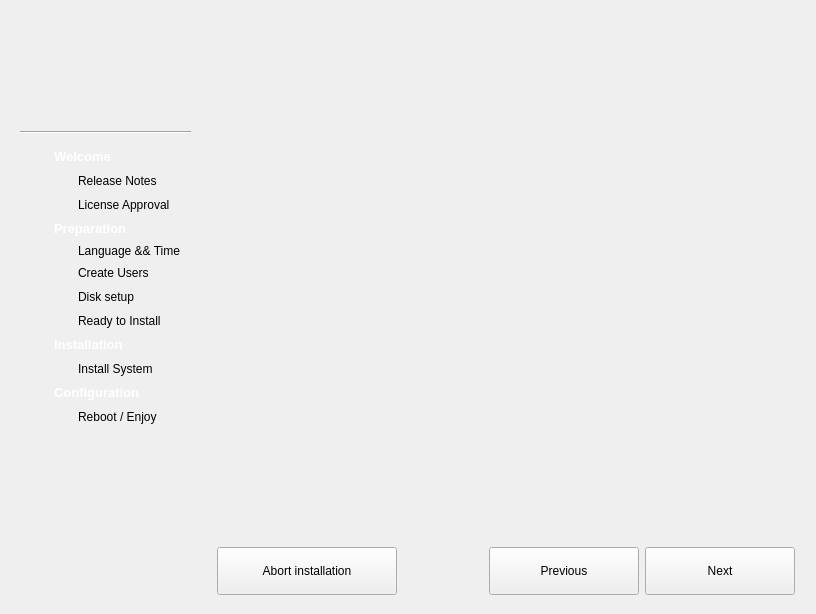
<?xml version="1.0" encoding="UTF-8"?>
<ui version="4.0">
 <class>Base</class>
 <widget class="QWidget" name="Base">
  <property name="geometry">
   <rect>
    <x>0</x>
    <y>0</y>
    <width>812</width>
    <height>612</height>
   </rect>
  </property>
  <property name="maximumSize">
   <size>
    <width>16777215</width>
    <height>16777215</height>
   </size>
  </property>
  <property name="windowTitle">
   <string>Tribe</string>
  </property>
  <property name="styleSheet">
   <string notr="true"/>
  </property>
  <layout class="QGridLayout" name="gridLayout_6">
   <item row="0" column="0">
    <widget class="QFrame" name="leftSidebar">
     <property name="sizePolicy">
      <sizepolicy hsizetype="Maximum" vsizetype="Preferred">
       <horstretch>200</horstretch>
       <verstretch>0</verstretch>
      </sizepolicy>
     </property>
     <property name="minimumSize">
      <size>
       <width>190</width>
       <height>0</height>
      </size>
     </property>
     <property name="styleSheet">
      <string notr="true"/>
     </property>
     <property name="frameShape">
      <enum>QFrame::NoFrame</enum>
     </property>
     <property name="frameShadow">
      <enum>QFrame::Plain</enum>
     </property>
     <property name="lineWidth">
      <number>0</number>
     </property>
     <layout class="QVBoxLayout" name="verticalLayout_2">
      <property name="rightMargin">
       <number>10</number>
      </property>
      <property name="bottomMargin">
       <number>0</number>
      </property>
      <item>
       <layout class="QHBoxLayout" name="horizontalLayout_3">
        <property name="topMargin">
         <number>15</number>
        </property>
        <property name="rightMargin">
         <number>0</number>
        </property>
        <property name="bottomMargin">
         <number>10</number>
        </property>
        <item>
         <spacer name="horizontalSpacer">
          <property name="orientation">
           <enum>Qt::Horizontal</enum>
          </property>
          <property name="sizeHint" stdset="0">
           <size>
            <width>40</width>
            <height>20</height>
           </size>
          </property>
         </spacer>
        </item>
        <item>
         <widget class="QLabel" name="topIcon">
          <property name="minimumSize">
           <size>
            <width>80</width>
            <height>80</height>
           </size>
          </property>
          <property name="maximumSize">
           <size>
            <width>80</width>
            <height>80</height>
           </size>
          </property>
          <property name="text">
           <string/>
          </property>
          <property name="pixmap">
           <pixmap resource="../tribe.qrc">:/Images/images/chakra-logo.png</pixmap>
          </property>
          <property name="scaledContents">
           <bool>true</bool>
          </property>
         </widget>
        </item>
        <item>
         <spacer name="horizontalSpacer_2">
          <property name="orientation">
           <enum>Qt::Horizontal</enum>
          </property>
          <property name="sizeHint" stdset="0">
           <size>
            <width>40</width>
            <height>20</height>
           </size>
          </property>
         </spacer>
        </item>
       </layout>
      </item>
      <item>
       <widget class="Line" name="line">
        <property name="orientation">
         <enum>Qt::Horizontal</enum>
        </property>
       </widget>
      </item>
      <item>
       <layout class="QGridLayout" name="gridLayout_2">
        <property name="leftMargin">
         <number>8</number>
        </property>
        <property name="topMargin">
         <number>8</number>
        </property>
        <property name="bottomMargin">
         <number>4</number>
        </property>
        <item row="0" column="0">
         <layout class="QGridLayout" name="gridLayout">
          <property name="leftMargin">
           <number>2</number>
          </property>
          <item row="0" column="0">
           <widget class="QLabel" name="welcomeIcon">
            <property name="minimumSize">
             <size>
              <width>18</width>
              <height>18</height>
             </size>
            </property>
            <property name="maximumSize">
             <size>
              <width>18</width>
              <height>18</height>
             </size>
            </property>
            <property name="text">
             <string/>
            </property>
           </widget>
          </item>
          <item row="0" column="1" colspan="2">
           <widget class="QLabel" name="label_2">
            <property name="text">
             <string>&lt;!DOCTYPE HTML PUBLIC &quot;-//W3C//DTD HTML 4.0//EN&quot; &quot;http://www.w3.org/TR/REC-html40/strict.dtd&quot;&gt;
&lt;html&gt;&lt;head&gt;&lt;meta name=&quot;qrichtext&quot; content=&quot;1&quot; /&gt;&lt;style type=&quot;text/css&quot;&gt;
p, li { white-space: pre-wrap; }
&lt;/style&gt;&lt;/head&gt;&lt;body style=&quot; font-family:'Sans Serif'; font-size:10pt; font-weight:400; font-style:normal;&quot;&gt;
&lt;p style=&quot; margin-top:0px; margin-bottom:0px; margin-left:0px; margin-right:0px; -qt-block-indent:0; text-indent:0px;&quot;&gt;&lt;span style=&quot; font-weight:600; color:#ffffff;&quot;&gt;Welcome&lt;/span&gt;&lt;/p&gt;&lt;/body&gt;&lt;/html&gt;</string>
            </property>
           </widget>
          </item>
          <item row="1" column="1">
           <widget class="QLabel" name="releaseIcon">
            <property name="minimumSize">
             <size>
              <width>18</width>
              <height>18</height>
             </size>
            </property>
            <property name="maximumSize">
             <size>
              <width>18</width>
              <height>18</height>
             </size>
            </property>
            <property name="text">
             <string/>
            </property>
           </widget>
          </item>
          <item row="1" column="2">
           <widget class="QLabel" name="label_3">
            <property name="text">
             <string>Release Notes</string>
            </property>
           </widget>
          </item>
          <item row="2" column="1">
           <widget class="QLabel" name="licenseIcon">
            <property name="minimumSize">
             <size>
              <width>18</width>
              <height>18</height>
             </size>
            </property>
            <property name="maximumSize">
             <size>
              <width>18</width>
              <height>18</height>
             </size>
            </property>
            <property name="text">
             <string/>
            </property>
           </widget>
          </item>
          <item row="2" column="2">
           <widget class="QLabel" name="licenseLabel">
            <property name="text">
             <string>License Approval</string>
            </property>
           </widget>
          </item>
         </layout>
        </item>
        <item row="1" column="0">
         <layout class="QGridLayout" name="gridLayout_8">
          <property name="leftMargin">
           <number>2</number>
          </property>
          <item row="0" column="0">
           <widget class="QLabel" name="preparationIcon">
            <property name="minimumSize">
             <size>
              <width>18</width>
              <height>18</height>
             </size>
            </property>
            <property name="maximumSize">
             <size>
              <width>18</width>
              <height>18</height>
             </size>
            </property>
            <property name="text">
             <string/>
            </property>
           </widget>
          </item>
          <item row="6" column="2">
           <widget class="QLabel" name="label_21">
            <property name="text">
             <string>Ready to Install</string>
            </property>
           </widget>
          </item>
          <item row="6" column="1">
           <widget class="QLabel" name="readyInstallIcon">
            <property name="minimumSize">
             <size>
              <width>18</width>
              <height>18</height>
             </size>
            </property>
            <property name="maximumSize">
             <size>
              <width>18</width>
              <height>18</height>
             </size>
            </property>
            <property name="text">
             <string/>
            </property>
           </widget>
          </item>
          <item row="3" column="2">
           <widget class="QLabel" name="label_24">
            <property name="text">
             <string>Language &amp;&amp; Time</string>
            </property>
           </widget>
          </item>
          <item row="3" column="1">
           <widget class="QLabel" name="localeIcon">
            <property name="text">
             <string/>
            </property>
           </widget>
          </item>
          <item row="5" column="2">
           <widget class="QLabel" name="label_25">
            <property name="text">
             <string>Disk setup</string>
            </property>
           </widget>
          </item>
          <item row="5" column="1">
           <widget class="QLabel" name="partitioningIcon">
            <property name="minimumSize">
             <size>
              <width>18</width>
              <height>18</height>
             </size>
            </property>
            <property name="maximumSize">
             <size>
              <width>18</width>
              <height>18</height>
             </size>
            </property>
            <property name="text">
             <string/>
            </property>
           </widget>
          </item>
          <item row="0" column="1" colspan="2">
           <widget class="QLabel" name="label_26">
            <property name="text">
             <string>&lt;!DOCTYPE HTML PUBLIC &quot;-//W3C//DTD HTML 4.0//EN&quot; &quot;http://www.w3.org/TR/REC-html40/strict.dtd&quot;&gt;
&lt;html&gt;&lt;head&gt;&lt;meta name=&quot;qrichtext&quot; content=&quot;1&quot; /&gt;&lt;style type=&quot;text/css&quot;&gt;
p, li { white-space: pre-wrap; }
&lt;/style&gt;&lt;/head&gt;&lt;body style=&quot; font-family:'Sans Serif'; font-size:10pt; font-weight:400; font-style:normal;&quot;&gt;
&lt;p style=&quot; margin-top:0px; margin-bottom:0px; margin-left:0px; margin-right:0px; -qt-block-indent:0; text-indent:0px;&quot;&gt;&lt;span style=&quot; font-weight:600; color:#ffffff;&quot;&gt;Preparation&lt;/span&gt;&lt;/p&gt;&lt;/body&gt;&lt;/html&gt;</string>
            </property>
           </widget>
          </item>
          <item row="4" column="2">
           <widget class="QLabel" name="label_15">
            <property name="text">
             <string>Create Users</string>
            </property>
           </widget>
          </item>
          <item row="4" column="1">
           <widget class="QLabel" name="createuserIcon">
            <property name="minimumSize">
             <size>
              <width>18</width>
              <height>18</height>
             </size>
            </property>
            <property name="maximumSize">
             <size>
              <width>18</width>
              <height>18</height>
             </size>
            </property>
            <property name="text">
             <string/>
            </property>
           </widget>
          </item>
         </layout>
        </item>
        <item row="2" column="0">
         <layout class="QGridLayout" name="gridLayout_4">
          <property name="leftMargin">
           <number>2</number>
          </property>
          <item row="0" column="0">
           <widget class="QLabel" name="installationIcon">
            <property name="minimumSize">
             <size>
              <width>18</width>
              <height>18</height>
             </size>
            </property>
            <property name="maximumSize">
             <size>
              <width>18</width>
              <height>18</height>
             </size>
            </property>
            <property name="text">
             <string/>
            </property>
           </widget>
          </item>
          <item row="0" column="1" colspan="2">
           <widget class="QLabel" name="label_11">
            <property name="text">
             <string>&lt;!DOCTYPE HTML PUBLIC &quot;-//W3C//DTD HTML 4.0//EN&quot; &quot;http://www.w3.org/TR/REC-html40/strict.dtd&quot;&gt;
&lt;html&gt;&lt;head&gt;&lt;meta name=&quot;qrichtext&quot; content=&quot;1&quot; /&gt;&lt;style type=&quot;text/css&quot;&gt;
p, li { white-space: pre-wrap; }
&lt;/style&gt;&lt;/head&gt;&lt;body style=&quot; font-family:'Sans Serif'; font-size:10pt; font-weight:400; font-style:normal;&quot;&gt;
&lt;p style=&quot; margin-top:0px; margin-bottom:0px; margin-left:0px; margin-right:0px; -qt-block-indent:0; text-indent:0px;&quot;&gt;&lt;span style=&quot; font-weight:600; color:#ffffff;&quot;&gt;Installation&lt;/span&gt;&lt;/p&gt;&lt;/body&gt;&lt;/html&gt;</string>
            </property>
           </widget>
          </item>
          <item row="1" column="1">
           <widget class="QLabel" name="installSystemIcon">
            <property name="minimumSize">
             <size>
              <width>18</width>
              <height>18</height>
             </size>
            </property>
            <property name="maximumSize">
             <size>
              <width>18</width>
              <height>18</height>
             </size>
            </property>
            <property name="text">
             <string/>
            </property>
           </widget>
          </item>
          <item row="1" column="2">
           <widget class="QLabel" name="label_13">
            <property name="text">
             <string>Install System</string>
            </property>
           </widget>
          </item>
         </layout>
        </item>
        <item row="3" column="0">
         <layout class="QGridLayout" name="gridLayout_5">
          <property name="leftMargin">
           <number>2</number>
          </property>
          <item row="0" column="0">
           <widget class="QLabel" name="configurationIcon">
            <property name="minimumSize">
             <size>
              <width>18</width>
              <height>18</height>
             </size>
            </property>
            <property name="maximumSize">
             <size>
              <width>18</width>
              <height>18</height>
             </size>
            </property>
            <property name="text">
             <string/>
            </property>
           </widget>
          </item>
          <item row="0" column="1" colspan="2">
           <widget class="QLabel" name="label_14">
            <property name="text">
             <string>&lt;!DOCTYPE HTML PUBLIC &quot;-//W3C//DTD HTML 4.0//EN&quot; &quot;http://www.w3.org/TR/REC-html40/strict.dtd&quot;&gt;
&lt;html&gt;&lt;head&gt;&lt;meta name=&quot;qrichtext&quot; content=&quot;1&quot; /&gt;&lt;style type=&quot;text/css&quot;&gt;
p, li { white-space: pre-wrap; }
&lt;/style&gt;&lt;/head&gt;&lt;body style=&quot; font-family:'Sans Serif'; font-size:10pt; font-weight:400; font-style:normal;&quot;&gt;
&lt;p style=&quot; margin-top:0px; margin-bottom:0px; margin-left:0px; margin-right:0px; -qt-block-indent:0; text-indent:0px;&quot;&gt;&lt;span style=&quot; font-weight:600; color:#ffffff;&quot;&gt;Configuration&lt;/span&gt;&lt;/p&gt;&lt;/body&gt;&lt;/html&gt;</string>
            </property>
           </widget>
          </item>
          <item row="3" column="2">
           <widget class="QLabel" name="label_16">
            <property name="text">
             <string>Reboot / Enjoy</string>
            </property>
           </widget>
          </item>
          <item row="3" column="1">
           <widget class="QLabel" name="doneIcon">
            <property name="minimumSize">
             <size>
              <width>18</width>
              <height>18</height>
             </size>
            </property>
            <property name="maximumSize">
             <size>
              <width>18</width>
              <height>18</height>
             </size>
            </property>
            <property name="text">
             <string/>
            </property>
           </widget>
          </item>
         </layout>
        </item>
        <item row="4" column="0">
         <spacer name="verticalSpacer">
          <property name="orientation">
           <enum>Qt::Vertical</enum>
          </property>
          <property name="sizeHint" stdset="0">
           <size>
            <width>20</width>
            <height>40</height>
           </size>
          </property>
         </spacer>
        </item>
        <item row="5" column="0">
         <widget class="QLabel" name="buildSignatureLabel">
          <property name="text">
           <string/>
          </property>
          <property name="alignment">
           <set>Qt::AlignCenter</set>
          </property>
         </widget>
        </item>
        <item row="0" column="1">
         <spacer name="horizontalSpacer_4">
          <property name="orientation">
           <enum>Qt::Horizontal</enum>
          </property>
          <property name="sizeType">
           <enum>QSizePolicy::Fixed</enum>
          </property>
          <property name="sizeHint" stdset="0">
           <size>
            <width>5</width>
            <height>20</height>
           </size>
          </property>
         </spacer>
        </item>
       </layout>
      </item>
     </layout>
    </widget>
   </item>
   <item row="0" column="1">
    <layout class="QVBoxLayout" name="verticalLayout_3">
     <property name="leftMargin">
      <number>10</number>
     </property>
     <property name="topMargin">
      <number>10</number>
     </property>
     <property name="rightMargin">
      <number>10</number>
     </property>
     <property name="bottomMargin">
      <number>0</number>
     </property>
     <item>
      <widget class="QStackedWidget" name="stackedWidget">
       <property name="enabled">
        <bool>true</bool>
       </property>
       <property name="minimumSize">
        <size>
         <width>578</width>
         <height>520</height>
        </size>
       </property>
       <property name="maximumSize">
        <size>
         <width>16777215</width>
         <height>16777215</height>
        </size>
       </property>
       <widget class="QWidget" name="page_2"/>
      </widget>
     </item>
     <item>
      <layout class="QHBoxLayout" name="horizontalLayout">
       <property name="bottomMargin">
        <number>8</number>
       </property>
       <item>
        <widget class="QPushButton" name="abortButton">
         <property name="sizePolicy">
          <sizepolicy hsizetype="Minimum" vsizetype="Minimum">
           <horstretch>0</horstretch>
           <verstretch>0</verstretch>
          </sizepolicy>
         </property>
         <property name="minimumSize">
          <size>
           <width>180</width>
           <height>48</height>
          </size>
         </property>
         <property name="text">
          <string>Abort installation</string>
         </property>
        </widget>
       </item>
       <item>
        <spacer name="horizontalSpacer_3">
         <property name="orientation">
          <enum>Qt::Horizontal</enum>
         </property>
         <property name="sizeHint" stdset="0">
          <size>
           <width>40</width>
           <height>20</height>
          </size>
         </property>
        </spacer>
       </item>
       <item>
        <widget class="QPushButton" name="previousButton">
         <property name="sizePolicy">
          <sizepolicy hsizetype="Minimum" vsizetype="Minimum">
           <horstretch>0</horstretch>
           <verstretch>0</verstretch>
          </sizepolicy>
         </property>
         <property name="minimumSize">
          <size>
           <width>150</width>
           <height>48</height>
          </size>
         </property>
         <property name="text">
          <string comment="Previous Page">Previous</string>
         </property>
        </widget>
       </item>
       <item>
        <widget class="QPushButton" name="nextButton">
         <property name="sizePolicy">
          <sizepolicy hsizetype="Minimum" vsizetype="Minimum">
           <horstretch>0</horstretch>
           <verstretch>0</verstretch>
          </sizepolicy>
         </property>
         <property name="minimumSize">
          <size>
           <width>150</width>
           <height>48</height>
          </size>
         </property>
         <property name="text">
          <string comment="Next Page">Next</string>
         </property>
        </widget>
       </item>
      </layout>
     </item>
    </layout>
   </item>
  </layout>
 </widget>
 <resources>
  <include location="../tribe.qrc"/>
  <include location="../tribe.qrc"/>
 </resources>
 <connections/>
</ui>
